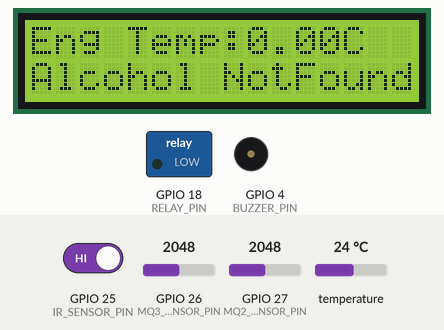
Simulated run of this sketch. Board: ESP32. Parts: 16×2 character LCD, switched loads named in the sketch (green lamp = pin HIGH), buzzer (waves = sounding, pin HIGH). The test bench sets the inputs (shaded band); at power-on: GPIO 27 (MQ2_SENSOR_PIN) = 2048, temperature 24 °C, GPIO 26 (MQ3_SENSOR_PIN) = 2048, GPIO 25 (IR_SENSOR_PIN) HIGH. What the sketch prints to the serial monitor is not drawn.

Above: at 3.3 s.
3.4 s: GPIO 27 (MQ2_SENSOR_PIN) set to 3769
9.0 s: GPIO 27 (MQ2_SENSOR_PIN) set to 3833
At 13.1 s:
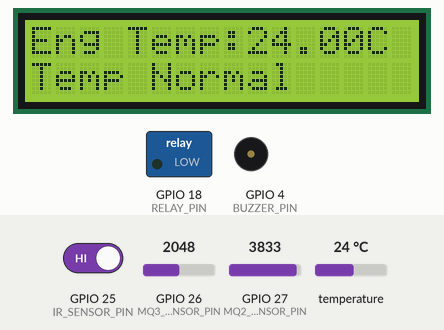
14.6 s: temperature set to 39.5 °C
At 18.8 s:
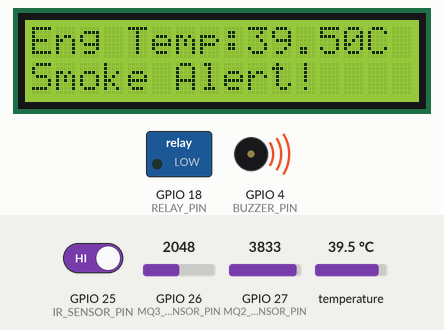
20.2 s: temperature set to 40.4 °C
At 24.9 s:
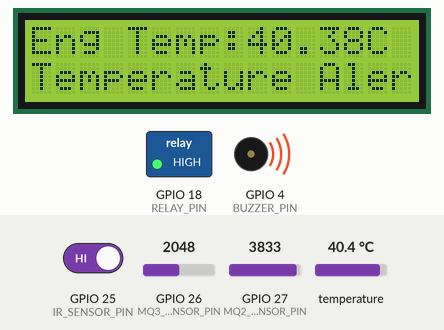
25.0 s: GPIO 26 (MQ3_SENSOR_PIN) set to 4040
At 28.4 s:
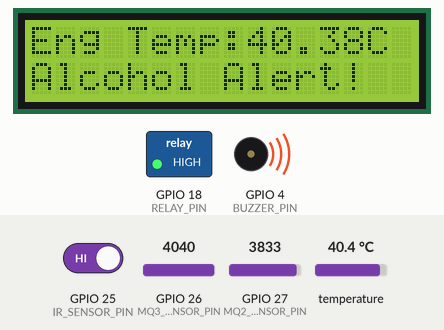
30.1 s: GPIO 27 (MQ2_SENSOR_PIN) set to 3760
At 31.4 s:
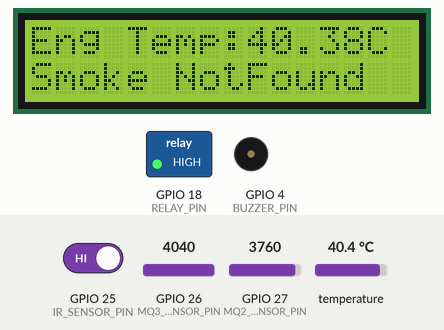
Timing chart, 0 to 36.7 s (numbered marks = the images above; inputs shaded):
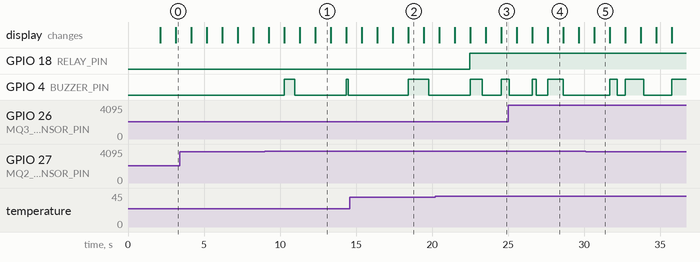

The sketch:

Enhancing_Driver_Safety_With_Arduino_based_Smart_System.ino
```cpp
#include <OneWire.h>
#include <DallasTemperature.h>
#include <Wire.h>
#include <LiquidCrystal_I2C.h>

#define BUZZER_PIN 4
#define IR_SENSOR_PIN 25
#define MQ2_SENSOR_PIN 27
#define MQ3_SENSOR_PIN 26
#define RELAY_PIN 18

#define THRESHOLD_MQ2 3800
#define THRESHOLD_MQ3 4000
#define TEMPERATURE_THRESHOLD 40

OneWire oneWire(33);
DallasTemperature sensors(&oneWire);

LiquidCrystal_I2C lcd(0x27, 16, 2);

// Task handles
TaskHandle_t sensorTaskHandle;
TaskHandle_t lcdTaskHandle;

// Shared variables
volatile bool mq2Alert = false;
volatile bool mq3Alert = false;
volatile bool tempAlert = false;
volatile bool irAlert = false;
float temperatureCelsius = 0;

unsigned long irSensorStartTime = 0;
unsigned long buzzerStartTime = 0;

void setup() {
  pinMode(BUZZER_PIN, OUTPUT);
  pinMode(IR_SENSOR_PIN, INPUT);
  pinMode(MQ2_SENSOR_PIN, INPUT);
  pinMode(MQ3_SENSOR_PIN, INPUT);
  pinMode(RELAY_PIN, OUTPUT);
  digitalWrite(BUZZER_PIN, LOW);
  digitalWrite(RELAY_PIN, LOW);
  Serial.begin(9600);
  sensors.begin();
  lcd.begin();
  lcd.setCursor(0,0);
  lcd.print("Smart Drivers");
  lcd.setCursor(0,1);
  lcd.print("  Safety Device");
  delay(2000);
  lcd.clear();

  // Create the sensor task
  xTaskCreate(sensorTask, "SensorTask", 2048, NULL, 1, &sensorTaskHandle);

  // Create the LCD task
  xTaskCreate(lcdTask, "LCDTask", 2048, NULL, 1, &lcdTaskHandle);
}

void loop() {
  // Empty loop. All tasks are running independently.
}

void sensorTask(void *pvParameters) {
  for (;;) {
    // Check IR sensor
    if (digitalRead(IR_SENSOR_PIN) == LOW) {
      if (millis() - irSensorStartTime >= 5000) {
        buzzerBeep();
        irAlert = true;
        Serial.println("EYE Alert");
      }
    } else {
      irSensorStartTime = millis();
      digitalWrite(BUZZER_PIN, LOW);
      irAlert = false;
    }

    // Check MQ2 smoke sensor
    int mq2Value = analogRead(MQ2_SENSOR_PIN);
    Serial.print("mq2 v:");
    Serial.println(mq2Value);
    mq2Alert = mq2Value > THRESHOLD_MQ2;

    // Check MQ3 smoke sensor
    int mq3Value = analogRead(MQ3_SENSOR_PIN);
    Serial.print("mq3 v:");
    Serial.println(mq3Value);
    mq3Alert = mq3Value > THRESHOLD_MQ3;

    // Check temperature sensor
    sensors.requestTemperatures();
    temperatureCelsius = sensors.getTempCByIndex(0);
    tempAlert = temperatureCelsius > TEMPERATURE_THRESHOLD;

    vTaskDelay(1000 / portTICK_PERIOD_MS); // Delay 1 second
  }
}

void lcdTask(void *pvParameters) {
  for (;;) {
    // Display sensor readings on the LCD
    lcd.setCursor(0, 0);
    lcd.print("Eng Temp:");
    lcd.print(temperatureCelsius);
    lcd.print("C");

    lcd.setCursor(0, 1);
    if (mq2Alert) {
         buzzerBeep();
      lcd.print("Smoke Alert!   ");
      Serial.println("Smoke Alert");
    } else
    {
       lcd.print("Smoke NotFound");
    }
    delay(1000);
    lcd.setCursor(0, 1);
    if (mq3Alert) {
         buzzerBeep();
      lcd.print("Alcohol Alert!  ");
      Serial.println("Alcohol Alert");

    } else
    {
       lcd.print("Alcohol NotFound");
    }

    delay(1000);
    lcd.setCursor(0, 1);

    if (tempAlert) {
         buzzerBeep();
      lcd.print("Temperature Alert");
      Serial.println("Temperature Alert");
    } else
  {
     lcd.print("Temp Normal      ");
  }

    delay(1000);
    lcd.setCursor(0, 1);

    if (irAlert) {
      lcd.print("Sleep Alert   ");
    } else {
      lcd.print("Sleep NotFound");
    }

    vTaskDelay(1000 / portTICK_PERIOD_MS); // Delay 1 seconds
    lcd.clear();

  if (mq3Alert || tempAlert)
  {
      digitalWrite(RELAY_PIN, HIGH);
  }
  else {
      digitalWrite(RELAY_PIN, LOW);
  }
  }
}

void buzzerBeep() {
  if (millis() - buzzerStartTime >= 1000) {
    int buzzerState = digitalRead(BUZZER_PIN);
    digitalWrite(BUZZER_PIN, !buzzerState);
    buzzerStartTime = millis();
  }
}
```

Measured:
- the behaviour switches between 3800 and 3801 on GPIO 27 (MQ2_SENSOR_PIN) (found by bisection; images 0 and 1)
- the behaviour switches between 40 and 40.1 °C on temperature (found by bisection; images 2 and 3)
- after the input at 9.0 s, GPIO 4 (BUZZER_PIN): LOW → HIGH after 1.3 s, → LOW 0.68 s later, → HIGH 3.4 s later, → LOW 0.14 s later; the display: first differs from a run without the input after 1.3 s (image 1 shows a later state)
- after the input at 20.2 s, GPIO 18 (RELAY_PIN): LOW → HIGH after 2.3 s
- after the input at 25.0 s, the display: first differs from a run without the input after 2.6 s (image 4)
- after the input at 30.1 s, the display: changes after 0.58 s (image 5)
- what the display in image 1 shows lasts 1.0 s, from 12.3 s to 13.3 s
